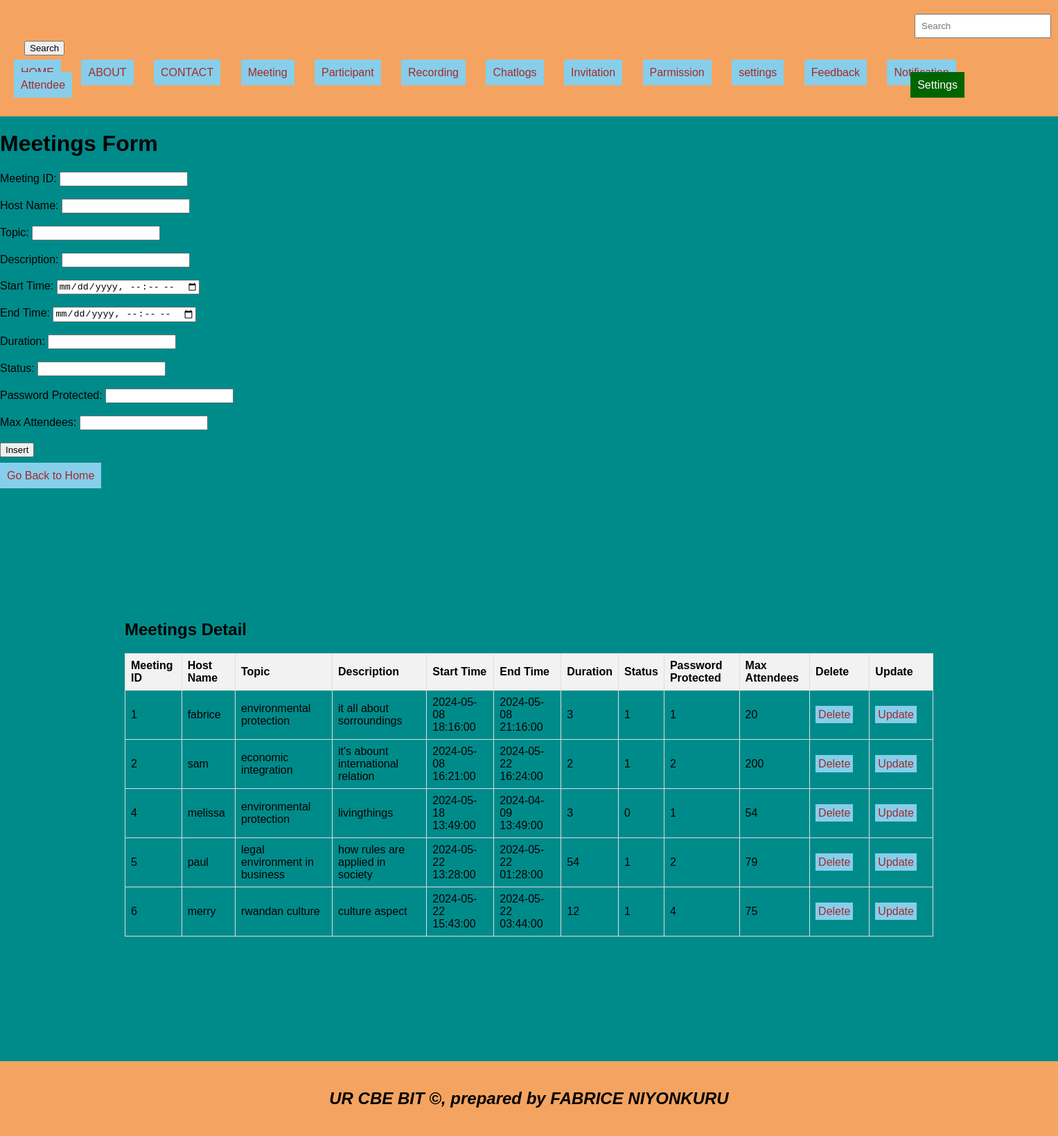
/meetings.php, run on the app's committed database.
### tables this page shows
CREATE TABLE `meetings` (
  `meeting_id` int(11) NOT NULL,
  `host_name` varchar(255) DEFAULT NULL,
  `topic` varchar(255) DEFAULT NULL,
  `description` text DEFAULT NULL,
  `start_time` datetime DEFAULT NULL,
  `end_time` datetime DEFAULT NULL,
  `duration` int(11) DEFAULT NULL,
  `status` char(250) DEFAULT NULL,
  `password_protected` tinyint(1) DEFAULT NULL,
  `max_attendees` int(11) DEFAULT NULL
);

### meetings.php (the view, shortened to what this page needs)
<!DOCTYPE html>
<html lang="en">
<head>
  <link rel="stylesheet" type="text/css" href="style.css" title="style 1" media="screen, tv, projection, handheld, print"/>
</head>
<body style="background-image: url('./images./);background-repeat: no-repeat;background-size:cover;">
<header>
<form class="d-flex" role="search" action="search.php">
  <input class="form-control me-2" type="search" placeholder="Search" aria-label="Search" name ="query">
  <button class="btn btn-outline-success" type="submit">Search</button>
</form>
  <ul style="list-style-type: none; padding: 0;">
    <li style="display: inline; margin-right: 10px;">
      <a href="./home.html">HOME</a>
    </li>
    <li style="display: inline; margin-right: 10px;"><a href="./about.html">ABOUT</a></li>
    <li style="display: inline; margin-right: 10px;"><a href="./contact.html">CONTACT</a></li>
    <li style="display: inline; margin-right: 10px;"><a href="./meetings.php">Meeting</a></li>
    <li style="display: inline; margin-right: 10px;"><a href="./participants.php">Participant</a></li>
    <li style="display: inline; margin-right: 10px;"><a href="./recording.php">Recording</a></li>
    <li style="display: inline; margin-right: 10px;"><a href="./chatlogs.php">Chatlogs</a></li>
    <li style="display: inline; margin-right: 10px;"><a href="./invitations.php">Invitation</a></li>
    <li style="display: inline; margin-right: 10px;"><a href="./permissions.php">Parmission</a></li>
    <li style="display: inline; margin-right: 10px;"><a href="./settings.php">settings</a></li>
    <li style="display: inline; margin-right: 10px;"><a href="./feedback.php">Feedback</a></li>
    <li style="display: inline; margin-right: 10px;"><a href="./notification.php">Notification</a></li>
    <li style="display: inline; margin-right: 10px;"><a href="./attendees.php">Attendee</a></li>
    <li class="dropdown">
      <a href="#" style="color: white; background-color: darkgreen; text-decoration: none; margin-right: 15px;">Settings</a>
    </li>
  </ul>
</header>
<body bgcolor="darkcyan">
  <h1>Meetings Form</h1>
  <form method="post" onsubmit="return confirmInsert();">
    <label for="meeting_id">Meeting ID:</label>
    <input type="number" id="meeting_id" name="meeting_id" required><br><br>
    <label for="host_name">Host Name:</label>
    <input type="text" id="host_name" name="host_name" required><br><br>
    <label for="topic">Topic:</label>
    <input type="text" id="topic" name="topic" required><br><br>
    <label for="description">Description:</label>
    <input type="text" id="description" name="description" required><br><br>
    <label for="start_time">Start Time:</label>
    <input type="datetime-local" id="start_time" name="start_time" required><br><br>
    <label for="end_time">End Time:</label>
    <input type="datetime-local" id="end_time" name="end_time" required><br><br>
    <label for="duration">Duration:</label>
    <input type="text" id="duration" name="duration" required><br><br>
    <label for="status">Status:</label>
    <input type="text" id="status" name="status" required><br><br>
    <label for="password_protected">Password Protected:</label>
    <input type="text" id="password_protected" name="password_protected" required><br><br>
    <label for="max_attendees">Max Attendees:</label>
    <input type="number" id="max_attendees" name="max_attendees" required><br><br>
    <input type="submit" name="add" value="Insert"><br><br>
    <a href="./home.html">Go Back to Home</a>
  </form>
  <?php
include('database_connection.php');
?>
  <section>
    <h2>Meetings Detail</h2>
    <table>
      <tr>
        <th>Meeting ID</th>
        <th>Host Name</th>
        <th>Topic</th>
        <th>Description</th>
        <th>Start Time</th>
        <th>End Time</th>
        <th>Duration</th>
        <th>Status</th>
        <th>Password Protected</th>
        <th>Max Attendees</th>
        <th>Delete</th>
        <th>Update</th>
      </tr>
      <?php
      $sql = "SELECT * FROM meetings";
      $result = $connection->query($sql);
      if ($result->num_rows > 0) {
          while ($row = $result->fetch_assoc()) {
              echo "<tr>
                      <td>{$row['meeting_id']}</td>
                      <td>{$row['host_name']}</td>
                      <td>{$row['topic']}</td>
                      <td>{$row['description']}</td>
                      <td>{$row['start_time']}</td>
                      <td>{$row['end_time']}</td>
                      <td>{$row['duration']}</td>
                      <td>{$row['status']}</td>
                      <td>{$row['password_protected']}</td>
                      <td>{$row['max_attendees']}</td>
                      <td><a style='padding:4px' href='delete meetings.php?meeting_id={$row['meeting_id']}'>Delete</a></td>
                      <td><a style='padding:4px' href='update meetings.php?meeting_id={$row['meeting_id']}'>Update</a></td>
                    </tr>";
          }
      } else {
          echo "<tr><td colspan='12'>No data found</td></tr>";
      }
      ?>
    </table>
  </section>
 <footer>
<center>
      <b><h2><i> UR CBE BIT &copy, prepared by FABRICE NIYONKURU </h2></b></i>
  </center>
    </footer>
</body>
</html>

### style.css (style rules this page uses)
body { font-family: Arial, sans-serif; margin: 0; padding: 0; }
header { background-color: #F4A460; padding: 20px; }
footer { background-color: #F4A460; padding: 20px; }

### meetings.php (style rules this page uses)
a { padding: 10px; color: white; background-color: skyblue; text-decoration: none; margin-right: 15px; }
a:link { color: brown; }
button.btn { margin-left: 15px; margin-top: 4px; }
input.form-control { margin-left: 1300px; padding: 8px; }
section { padding:180px; }
header { background-color: #F4A460; padding: 20px; }
footer { background-color: #F4A460; padding: 20px; }
.dropdown { float: right; margin-right: 100px; position: relative; }
table { width: 100%; border-collapse: collapse; }
th, td { border: 1px solid #ddd; padding: 8px; text-align: left; }
th { background-color: #f2f2f2; }

### data on the page
meetings: meeting_id "1", host_name "fabrice", topic "environmental protection", description "it all about sorroundings", start_time "2024-05-08 18:16:00", end_time "2024-05-08 21:16:00", duration "3", status "1", password_protected "1", max_attendees "20"
meetings: meeting_id "2", host_name "sam", topic "economic integration", description "it's abount international relation", start_time "2024-05-08 16:21:00", end_time "2024-05-22 16:24:00", duration "2", status "1", password_protected "2", max_attendees "200"
meetings: meeting_id "4", host_name "melissa", topic "environmental protection", description "livingthings", start_time "2024-05-18 13:49:00", end_time "2024-04-09 13:49:00", duration "3", status "0", password_protected "1", max_attendees "54"
meetings: meeting_id "5", host_name "paul", topic "legal environment in business", description "how rules are applied in society", start_time "2024-05-22 13:28:00", end_time "2024-05-22 01:28:00", duration "54", status "1", password_protected "2", max_attendees "79"
meetings: meeting_id "6", host_name "merry", topic "rwandan culture", description "culture aspect", start_time "2024-05-22 15:43:00", end_time "2024-05-22 03:44:00", duration "12", status "1", password_protected "4", max_attendees "75"
